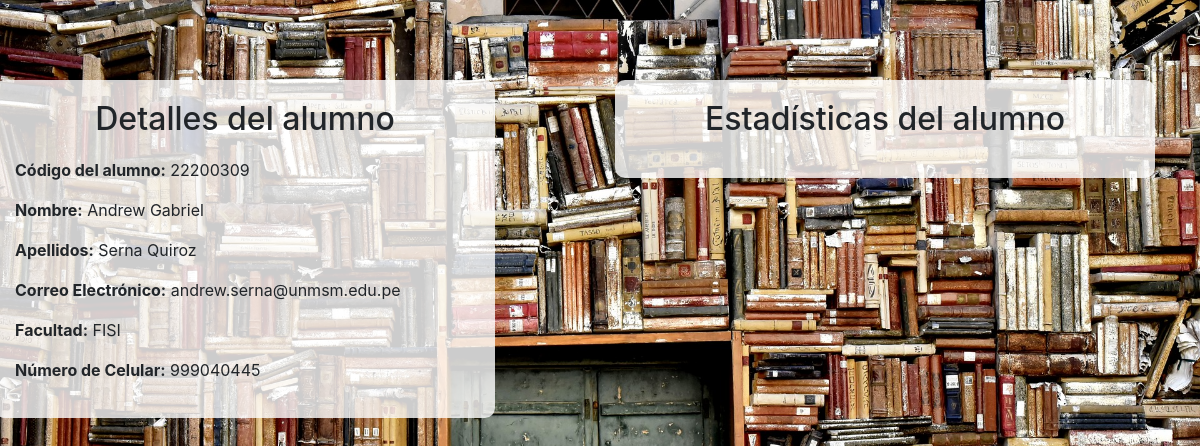
The app's page /dashboard_detalle_alumno.php?codigo=22200309 (signed in) with its own data.
### tables this page shows
CREATE TABLE `alumno` (
  `cod_alumno` varchar(20) NOT NULL,
  `id_usuario` int NOT NULL,
  `nombre` varchar(40) NOT NULL,
  `apellidos` varchar(40) NOT NULL,
  `correo` varchar(40) NOT NULL,
  `facultad` varchar(50) NOT NULL,
  `numero_celular` varchar(10) NOT NULL
);

### dashboard_detalle_alumno.php (the view, shortened to what this page needs)
<?php
if (isset($_GET['codigo'])) {
    $cod_alumno = $_GET['codigo'];
    $servername = "localhost";
    $username = "pma";
    $password = "";
    $dbname = "sma_unayoe";
    $conn = new mysqli($servername, $username, $password, $dbname);
    $sql = "SELECT * FROM alumno WHERE cod_alumno = '$cod_alumno'";
    $result = $conn->query($sql);
    if ($result->num_rows > 0) {
        $row = $result->fetch_assoc();
        $nombre = $row['nombre'];
        $apellidos = $row['apellidos'];
        $correo = $row['correo'];
        $facultad = $row['facultad'];
        $numero_celular = $row['numero_celular'];
        echo "<!DOCTYPE html>";
        echo "<html lang='es'>";
        echo "<head>";
        echo "<link rel='stylesheet' href='https://stackpath.bootstrapcdn.com/bootstrap/4.5.2/css/bootstrap.min.css'>";
        echo "</head>";
        echo "<body>";
        echo "<div class='container'>";
        echo "<div class='row'>";
        echo "<div class='col-md-6'>";
        echo "<div class='panel-alumno'>";
        echo "<h2 style='text-align: center; margin-bottom: 20px;'>Detalles del alumno</h2>";
        echo "<p><strong>Código del alumno:</strong> $cod_alumno</p>";
        echo "<p><strong>Nombre:</strong> $nombre</p>";
        echo "<p><strong>Apellidos:</strong> $apellidos</p>";
        echo "<p><strong>Correo Electrónico:</strong> $correo</p>";
        echo "<p><strong>Facultad:</strong> $facultad</p>";
        echo "<p><strong>Número de Celular:</strong> $numero_celular</p>";
        echo "</div>";
        echo "</div>";
        echo "<div class='col-md-6'>";
        echo "<div class='panel-estadisticas'>";
        echo "<h2 style='text-align: center; margin-bottom: 20px;'>Estadísticas del alumno</h2>";
        echo "</div>";
        echo "</div>";
        echo "</div>";
        echo "</div>";
        echo "</body>";
        echo "</html>";
    } else {
        echo "No se encontraron detalles para este alumno.";
    }
} else {
    echo "No se proporcionó el código del alumno.";
}
?>

### records on screen
alumno: nombre "Andrew Gabriel", apellidos "Serna Quiroz", correo "andrew.serna@unmsm.edu.pe", facultad "FISI", numero_celular "999040445"

### other values on screen
$cod_alumno "22200309"
